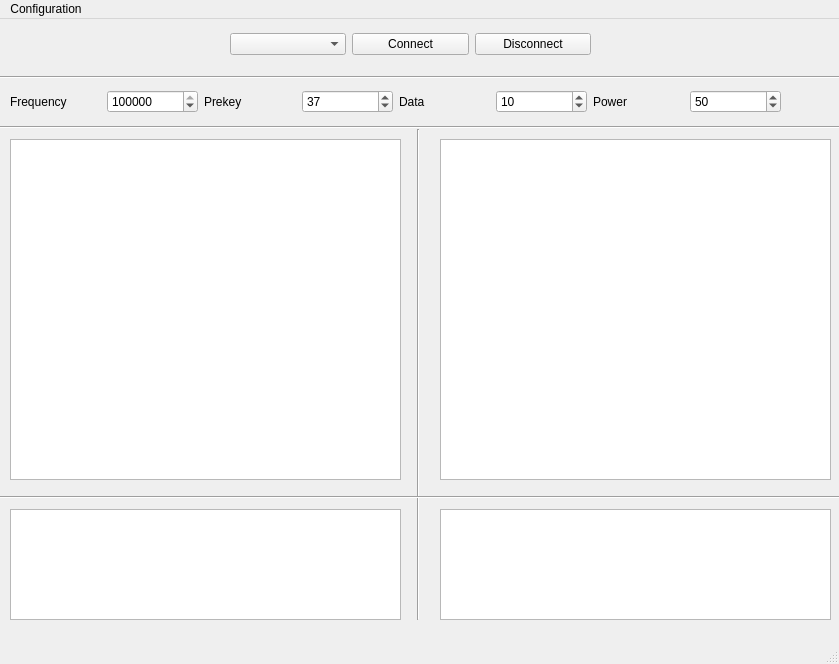
<?xml version="1.0" encoding="UTF-8"?>
<ui version="4.0">
 <class>acceuil</class>
 <widget class="QMainWindow" name="acceuil">
  <property name="geometry">
   <rect>
    <x>0</x>
    <y>0</y>
    <width>839</width>
    <height>664</height>
   </rect>
  </property>
  <property name="windowTitle">
   <string>acceuil</string>
  </property>
  <widget class="QWidget" name="centralwidget">
   <widget class="QPlainTextEdit" name="plainTextEdit">
    <property name="geometry">
     <rect>
      <x>10</x>
      <y>120</y>
      <width>391</width>
      <height>341</height>
     </rect>
    </property>
   </widget>
   <widget class="QPlainTextEdit" name="plainTextEdit_2">
    <property name="geometry">
     <rect>
      <x>440</x>
      <y>120</y>
      <width>391</width>
      <height>341</height>
     </rect>
    </property>
   </widget>
   <widget class="Line" name="line">
    <property name="geometry">
     <rect>
      <x>-40</x>
      <y>50</y>
      <width>891</width>
      <height>16</height>
     </rect>
    </property>
    <property name="orientation">
     <enum>Qt::Horizontal</enum>
    </property>
   </widget>
   <widget class="Line" name="line_2">
    <property name="geometry">
     <rect>
      <x>-40</x>
      <y>100</y>
      <width>911</width>
      <height>16</height>
     </rect>
    </property>
    <property name="orientation">
     <enum>Qt::Horizontal</enum>
    </property>
   </widget>
   <widget class="Line" name="line_3">
    <property name="geometry">
     <rect>
      <x>410</x>
      <y>110</y>
      <width>16</width>
      <height>491</height>
     </rect>
    </property>
    <property name="orientation">
     <enum>Qt::Vertical</enum>
    </property>
   </widget>
   <widget class="QPlainTextEdit" name="plainTextEdit_3">
    <property name="geometry">
     <rect>
      <x>10</x>
      <y>490</y>
      <width>391</width>
      <height>111</height>
     </rect>
    </property>
   </widget>
   <widget class="QPlainTextEdit" name="plainTextEdit_4">
    <property name="geometry">
     <rect>
      <x>440</x>
      <y>490</y>
      <width>391</width>
      <height>111</height>
     </rect>
    </property>
   </widget>
   <widget class="Line" name="line_4">
    <property name="geometry">
     <rect>
      <x>0</x>
      <y>470</y>
      <width>851</width>
      <height>16</height>
     </rect>
    </property>
    <property name="orientation">
     <enum>Qt::Horizontal</enum>
    </property>
   </widget>
   <widget class="QWidget" name="">
    <property name="geometry">
     <rect>
      <x>10</x>
      <y>70</y>
      <width>771</width>
      <height>26</height>
     </rect>
    </property>
    <layout class="QHBoxLayout" name="horizontalLayout_5">
     <item>
      <layout class="QHBoxLayout" name="horizontalLayout">
       <item>
        <widget class="QLabel" name="label">
         <property name="text">
          <string>Frequency</string>
         </property>
        </widget>
       </item>
       <item>
        <widget class="QSpinBox" name="frequence">
         <property name="maximum">
          <number>854854854</number>
         </property>
         <property name="value">
          <number>118025</number>
         </property>
        </widget>
       </item>
      </layout>
     </item>
     <item>
      <layout class="QHBoxLayout" name="horizontalLayout_2">
       <item>
        <widget class="QLabel" name="label_2">
         <property name="text">
          <string>Prekey</string>
         </property>
        </widget>
       </item>
       <item>
        <widget class="QSpinBox" name="prekey">
         <property name="maximum">
          <number>8654854</number>
         </property>
         <property name="value">
          <number>37</number>
         </property>
        </widget>
       </item>
      </layout>
     </item>
     <item>
      <layout class="QHBoxLayout" name="horizontalLayout_3">
       <item>
        <widget class="QLabel" name="label_3">
         <property name="text">
          <string>Data </string>
         </property>
        </widget>
       </item>
       <item>
        <widget class="QSpinBox" name="data">
         <property name="maximum">
          <number>456521694</number>
         </property>
         <property name="value">
          <number>10</number>
         </property>
        </widget>
       </item>
      </layout>
     </item>
     <item>
      <layout class="QHBoxLayout" name="horizontalLayout_4">
       <item>
        <widget class="QLabel" name="label_4">
         <property name="text">
          <string>Power</string>
         </property>
        </widget>
       </item>
       <item>
        <widget class="QSpinBox" name="puissance">
         <property name="maximum">
          <number>555114154</number>
         </property>
         <property name="value">
          <number>50</number>
         </property>
        </widget>
       </item>
      </layout>
     </item>
    </layout>
   </widget>
   <widget class="QWidget" name="">
    <property name="geometry">
     <rect>
      <x>230</x>
      <y>10</y>
      <width>361</width>
      <height>30</height>
     </rect>
    </property>
    <layout class="QHBoxLayout" name="horizontalLayout_6">
     <item>
      <widget class="QComboBox" name="comboBox"/>
     </item>
     <item>
      <widget class="QPushButton" name="pushButton">
       <property name="text">
        <string>Connect</string>
       </property>
      </widget>
     </item>
     <item>
      <widget class="QPushButton" name="disconnect">
       <property name="text">
        <string>Disconnect</string>
       </property>
      </widget>
     </item>
    </layout>
   </widget>
  </widget>
  <widget class="QMenuBar" name="menubar">
   <property name="geometry">
    <rect>
     <x>0</x>
     <y>0</y>
     <width>839</width>
     <height>26</height>
    </rect>
   </property>
   <widget class="QMenu" name="menuConfiguration">
    <property name="title">
     <string>Configuration</string>
    </property>
    <widget class="QMenu" name="menuTransmitter">
     <property name="title">
      <string>Transmitter</string>
     </property>
     <addaction name="actionPARAM_REQ"/>
     <addaction name="actionPWR_SET_REQ"/>
     <addaction name="actionMODE_SET_REQ_2"/>
     <addaction name="actionPURGE_REQ"/>
     <addaction name="actionUNIT_DATA_REQ"/>
    </widget>
    <widget class="QMenu" name="menuReceiver">
     <property name="title">
      <string>Receiver</string>
     </property>
     <addaction name="actionPARAM_REQ_2"/>
     <addaction name="actionMODE_SET_REQ"/>
    </widget>
    <addaction name="menuTransmitter"/>
    <addaction name="menuReceiver"/>
   </widget>
   <addaction name="menuConfiguration"/>
  </widget>
  <widget class="QStatusBar" name="statusbar"/>
  <action name="actionPARAM_REQ">
   <property name="text">
    <string>PARAM_REQ</string>
   </property>
  </action>
  <action name="actionPWR_SET_REQ">
   <property name="text">
    <string>PWR_SET_REQ</string>
   </property>
  </action>
  <action name="actionPARAM_REQ_2">
   <property name="text">
    <string>PARAM_REQ</string>
   </property>
  </action>
  <action name="actionMODE_SET_REQ">
   <property name="text">
    <string>MODE_SET_REQ</string>
   </property>
  </action>
  <action name="actionMODE_SET_REQ_2">
   <property name="text">
    <string>MODE_SET_REQ</string>
   </property>
  </action>
  <action name="actionPURGE_REQ">
   <property name="text">
    <string>PURGE_REQ</string>
   </property>
  </action>
  <action name="actionUNIT_DATA_REQ">
   <property name="text">
    <string>UNIT_DATA_REQ</string>
   </property>
  </action>
 </widget>
 <resources/>
 <connections/>
</ui>
